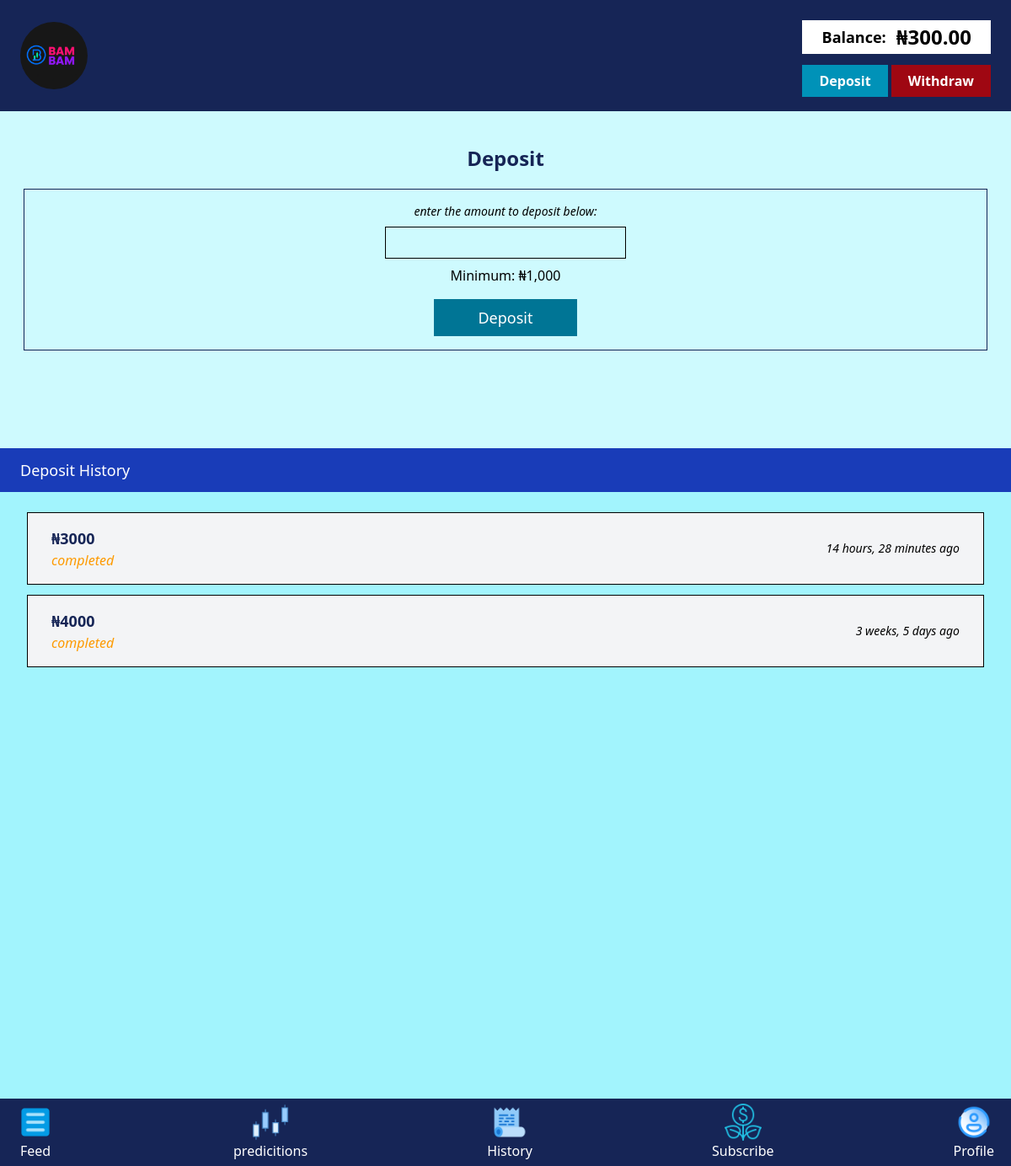
Screenshot of /deposit/ (signed in) with the database file from the repository.
### base/models.py (models this page shows, shortened)
class UserProfile(models.Model):
    user = models.OneToOneField(User, on_delete=models.CASCADE)
    balance = models.DecimalField(max_digits=10, decimal_places=2, default=0.00)
    winning = models.DecimalField(max_digits=10, decimal_places=2, default=0.00)
    referal_earning = models.DecimalField(max_digits=10, decimal_places=2, default=0.00)
    date_joined = models.DateTimeField(auto_now_add=True)
    investment = models.DecimalField(max_digits=10, decimal_places=2, default=0.00)
    interest = models.DecimalField(max_digits=10, decimal_places=2, default=0.00)
    last_interest_update = models.DateField(null=True, blank=True)

class Deposit(models.Model):
    STATUS_CHOICES = [
        ('pending', 'Pending'),
        ('completed', 'Completed'),
    ]
    user = models.ForeignKey(User, on_delete=models.CASCADE)
    amount = models.PositiveIntegerField()
    reference = models.CharField(max_length=100, unique=True)
    status = models.CharField(max_length=10, choices=STATUS_CHOICES, default='pending')
    created_at = models.DateTimeField(auto_now_add=True)

### base/views.py (the view)
# urls.py: path("deposit/", deposit, name="deposit"),
@login_required(login_url="base:login")
def deposit(request):
    user = request.user
    userprofile = UserProfile.objects.get(user=user)
    user_deposits = Deposit.objects.filter(user=user, status="completed").order_by("-created_at")[:10]
    context = {
        "user_deposits" : user_deposits,
    }
    return render(request, "base/deposit.html", context)

### base/templatetags/math_filters.py (called while the page is built)
@register.filter
def add(value, arg):
    return value + arg

### base/templates/base/deposit.html (shortened to what this page needs)
{% extends "base/main.html" %} {% load static %} {% block content %}
<main>
  <section>
    <div class="bg-cyan-100 mt-33 h-100 p-7 justify-center items-center">
      <h1 class="text-center text-2xl font-bold mt-3 text-blue-950">Deposit</h1>
      <form
        method="post"
        class="mt-5 border-1 border-blue-950 px-8 py-4 flex flex-col gap-4 items-center"
        action="{% url 'base:initialize_payment' %}"
      >
        <div class="flex flex-col justify-center items-center gap-2">
          <span class="italic text-sm">enter the amount to deposit below:</span>
          <input
            class="border-1 px-3 py-1 text-lg outline-none"
            type="text"
            name="amount"
          />
          <span>Minimum: &#8358;1,000 </span>
        </div>
        <input
          class="bg-cyan-700 px-13 py-2 text-lg text-white"
          type="submit"
          value="Deposit"
        />
      </form>
    </div>
    <div class="bg-cyan-300 w-full h-200">
      <h1 class="px-6 py-3 bg-blue-800 text-white text-lg">Deposit History</h1>
      <div class="bg-cyan-200 h-full w-full overflow-scroll px-8 py-3 mb-15">
        {% for deposit in user_deposits %}
        <div
          class="px-7 py-4 border-1 mt-3 flex justify-between bg-gray-100 items-center"
        >
          <div>
            <span class="text-lg font-bold text-blue-950"
              >&#8358;{{deposit.amount}}</span
            >
            <br />
            <span class="italic text-amber-500">{{deposit.status}}</span>
          </div>
          <span class="text-sm italic"
            >{{deposit.created_at | timesince}} ago</span
          >
        </div>
        {% endfor %}
      </div>
    </div>
  </section>
</main>
{% endblock content %}

### base/templates/base/header.html (shortened to what this page needs)
{% load static %}
{% load math_filters %}
{% if request.user.is_authenticated %}
  <header class="flex justify-between p-6 items-center bg-blue-950 fixed top-0 right-0 left-0 mb-10">
            <div>
                <a href="{% url "base:home" %}">
                    <img class="w-20 rounded-full" src="{% static "images/logo.png" %}" alt="" srcset="">
                </a>
            </div>
            <div class="flex gap-3 flex-col">
                <div class="flex gap-3 bg-white p-1 items-center justify-center">
                    <span class="font-black text-lg">Balance:</span>
                    <span class="text-2xl font-black">&#8358;{{ request.user.userprofile.balance|add:request.user.userprofile.interest }}</span>
                </div>
                <div class="mt-2">
                    <a class="bg-cyan-600 px-5 py-2 font-black text-white" href="{% url "base:deposit" %}">Deposit</a>
                    <a class="bg-red-800 px-5 py-2 font-black text-white" href="{% url "base:withdraw" %}">Withdraw</a>
                </div>
            </div>
</header>
{% endif %}

### base/static/src/style.css (style rules this page uses)
body { background-color: rgb(0, 0, 56); position: relative; }

### rows the page displays
Deposit: amount "3000", status "completed", created_at "14 hours, 28 minutes"
Deposit: amount "4000", status "completed", created_at "3 weeks, 5 days"

### other values shown
{{ request.user.userprofile.balance|add:request.user.userprofile.interest }} "300.00"
